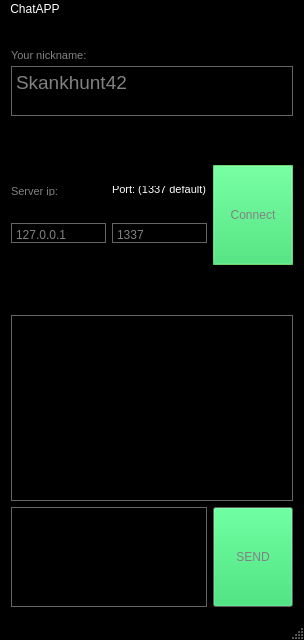
<?xml version="1.0" encoding="UTF-8"?>
<ui version="4.0">
 <class>ChatMeUp</class>
 <widget class="QMainWindow" name="ChatMeUp">
  <property name="geometry">
   <rect>
    <x>0</x>
    <y>0</y>
    <width>304</width>
    <height>640</height>
   </rect>
  </property>
  <property name="palette">
   <palette>
    <active>
     <colorrole role="WindowText">
      <brush brushstyle="SolidPattern">
       <color alpha="255">
        <red>0</red>
        <green>0</green>
        <blue>0</blue>
       </color>
      </brush>
     </colorrole>
     <colorrole role="Button">
      <brush brushstyle="SolidPattern">
       <color alpha="255">
        <red>30</red>
        <green>215</green>
        <blue>96</blue>
       </color>
      </brush>
     </colorrole>
     <colorrole role="Light">
      <brush brushstyle="SolidPattern">
       <color alpha="255">
        <red>255</red>
        <green>255</green>
        <blue>255</blue>
       </color>
      </brush>
     </colorrole>
     <colorrole role="Midlight">
      <brush brushstyle="SolidPattern">
       <color alpha="255">
        <red>255</red>
        <green>170</green>
        <blue>255</blue>
       </color>
      </brush>
     </colorrole>
     <colorrole role="Mid">
      <brush brushstyle="SolidPattern">
       <color alpha="255">
        <red>0</red>
        <green>0</green>
        <blue>0</blue>
       </color>
      </brush>
     </colorrole>
     <colorrole role="Text">
      <brush brushstyle="SolidPattern">
       <color alpha="255">
        <red>255</red>
        <green>255</green>
        <blue>255</blue>
       </color>
      </brush>
     </colorrole>
     <colorrole role="BrightText">
      <brush brushstyle="SolidPattern">
       <color alpha="255">
        <red>255</red>
        <green>255</green>
        <blue>255</blue>
       </color>
      </brush>
     </colorrole>
     <colorrole role="ButtonText">
      <brush brushstyle="SolidPattern">
       <color alpha="255">
        <red>255</red>
        <green>255</green>
        <blue>255</blue>
       </color>
      </brush>
     </colorrole>
     <colorrole role="Base">
      <brush brushstyle="SolidPattern">
       <color alpha="255">
        <red>130</red>
        <green>130</green>
        <blue>130</blue>
       </color>
      </brush>
     </colorrole>
     <colorrole role="Window">
      <brush brushstyle="SolidPattern">
       <color alpha="255">
        <red>0</red>
        <green>0</green>
        <blue>0</blue>
       </color>
      </brush>
     </colorrole>
     <colorrole role="Shadow">
      <brush brushstyle="SolidPattern">
       <color alpha="255">
        <red>0</red>
        <green>0</green>
        <blue>0</blue>
       </color>
      </brush>
     </colorrole>
     <colorrole role="Highlight">
      <brush brushstyle="SolidPattern">
       <color alpha="102">
        <red>106</red>
        <green>227</green>
        <blue>104</blue>
       </color>
      </brush>
     </colorrole>
     <colorrole role="AlternateBase">
      <brush brushstyle="SolidPattern">
       <color alpha="255">
        <red>255</red>
        <green>255</green>
        <blue>255</blue>
       </color>
      </brush>
     </colorrole>
     <colorrole role="NoRole">
      <brush brushstyle="SolidPattern">
       <color alpha="255">
        <red>255</red>
        <green>255</green>
        <blue>255</blue>
       </color>
      </brush>
     </colorrole>
    </active>
    <inactive>
     <colorrole role="WindowText">
      <brush brushstyle="SolidPattern">
       <color alpha="255">
        <red>0</red>
        <green>0</green>
        <blue>0</blue>
       </color>
      </brush>
     </colorrole>
     <colorrole role="Button">
      <brush brushstyle="SolidPattern">
       <color alpha="255">
        <red>30</red>
        <green>215</green>
        <blue>96</blue>
       </color>
      </brush>
     </colorrole>
     <colorrole role="Light">
      <brush brushstyle="SolidPattern">
       <color alpha="255">
        <red>235</red>
        <green>235</green>
        <blue>235</blue>
       </color>
      </brush>
     </colorrole>
     <colorrole role="Midlight">
      <brush brushstyle="SolidPattern">
       <color alpha="255">
        <red>255</red>
        <green>170</green>
        <blue>255</blue>
       </color>
      </brush>
     </colorrole>
     <colorrole role="Mid">
      <brush brushstyle="SolidPattern">
       <color alpha="255">
        <red>0</red>
        <green>0</green>
        <blue>0</blue>
       </color>
      </brush>
     </colorrole>
     <colorrole role="Text">
      <brush brushstyle="SolidPattern">
       <color alpha="255">
        <red>255</red>
        <green>255</green>
        <blue>255</blue>
       </color>
      </brush>
     </colorrole>
     <colorrole role="BrightText">
      <brush brushstyle="SolidPattern">
       <color alpha="255">
        <red>255</red>
        <green>255</green>
        <blue>255</blue>
       </color>
      </brush>
     </colorrole>
     <colorrole role="ButtonText">
      <brush brushstyle="SolidPattern">
       <color alpha="255">
        <red>255</red>
        <green>255</green>
        <blue>255</blue>
       </color>
      </brush>
     </colorrole>
     <colorrole role="Base">
      <brush brushstyle="SolidPattern">
       <color alpha="255">
        <red>130</red>
        <green>130</green>
        <blue>130</blue>
       </color>
      </brush>
     </colorrole>
     <colorrole role="Window">
      <brush brushstyle="SolidPattern">
       <color alpha="255">
        <red>0</red>
        <green>0</green>
        <blue>0</blue>
       </color>
      </brush>
     </colorrole>
     <colorrole role="Shadow">
      <brush brushstyle="SolidPattern">
       <color alpha="255">
        <red>0</red>
        <green>0</green>
        <blue>0</blue>
       </color>
      </brush>
     </colorrole>
     <colorrole role="Highlight">
      <brush brushstyle="SolidPattern">
       <color alpha="102">
        <red>106</red>
        <green>227</green>
        <blue>104</blue>
       </color>
      </brush>
     </colorrole>
     <colorrole role="AlternateBase">
      <brush brushstyle="SolidPattern">
       <color alpha="255">
        <red>255</red>
        <green>255</green>
        <blue>255</blue>
       </color>
      </brush>
     </colorrole>
     <colorrole role="NoRole">
      <brush brushstyle="SolidPattern">
       <color alpha="255">
        <red>255</red>
        <green>255</green>
        <blue>255</blue>
       </color>
      </brush>
     </colorrole>
    </inactive>
    <disabled>
     <colorrole role="WindowText">
      <brush brushstyle="SolidPattern">
       <color alpha="127">
        <red>255</red>
        <green>255</green>
        <blue>255</blue>
       </color>
      </brush>
     </colorrole>
     <colorrole role="Button">
      <brush brushstyle="SolidPattern">
       <color alpha="255">
        <red>30</red>
        <green>215</green>
        <blue>96</blue>
       </color>
      </brush>
     </colorrole>
     <colorrole role="Light">
      <brush brushstyle="SolidPattern">
       <color alpha="255">
        <red>235</red>
        <green>235</green>
        <blue>235</blue>
       </color>
      </brush>
     </colorrole>
     <colorrole role="Midlight">
      <brush brushstyle="SolidPattern">
       <color alpha="255">
        <red>255</red>
        <green>170</green>
        <blue>255</blue>
       </color>
      </brush>
     </colorrole>
     <colorrole role="Mid">
      <brush brushstyle="SolidPattern">
       <color alpha="255">
        <red>0</red>
        <green>0</green>
        <blue>0</blue>
       </color>
      </brush>
     </colorrole>
     <colorrole role="Text">
      <brush brushstyle="SolidPattern">
       <color alpha="127">
        <red>255</red>
        <green>255</green>
        <blue>255</blue>
       </color>
      </brush>
     </colorrole>
     <colorrole role="BrightText">
      <brush brushstyle="SolidPattern">
       <color alpha="255">
        <red>255</red>
        <green>255</green>
        <blue>255</blue>
       </color>
      </brush>
     </colorrole>
     <colorrole role="ButtonText">
      <brush brushstyle="SolidPattern">
       <color alpha="255">
        <red>231</red>
        <green>231</green>
        <blue>231</blue>
       </color>
      </brush>
     </colorrole>
     <colorrole role="Base">
      <brush brushstyle="SolidPattern">
       <color alpha="255">
        <red>68</red>
        <green>68</green>
        <blue>68</blue>
       </color>
      </brush>
     </colorrole>
     <colorrole role="Window">
      <brush brushstyle="SolidPattern">
       <color alpha="255">
        <red>68</red>
        <green>68</green>
        <blue>68</blue>
       </color>
      </brush>
     </colorrole>
     <colorrole role="Shadow">
      <brush brushstyle="SolidPattern">
       <color alpha="255">
        <red>0</red>
        <green>0</green>
        <blue>0</blue>
       </color>
      </brush>
     </colorrole>
     <colorrole role="Highlight">
      <brush brushstyle="SolidPattern">
       <color alpha="102">
        <red>0</red>
        <green>0</green>
        <blue>0</blue>
       </color>
      </brush>
     </colorrole>
     <colorrole role="AlternateBase">
      <brush brushstyle="SolidPattern">
       <color alpha="255">
        <red>255</red>
        <green>255</green>
        <blue>255</blue>
       </color>
      </brush>
     </colorrole>
     <colorrole role="NoRole">
      <brush brushstyle="SolidPattern">
       <color alpha="255">
        <red>255</red>
        <green>255</green>
        <blue>255</blue>
       </color>
      </brush>
     </colorrole>
    </disabled>
   </palette>
  </property>
  <property name="windowTitle">
   <string>ChatMeUp</string>
  </property>
  <property name="layoutDirection">
   <enum>Qt::LeftToRight</enum>
  </property>
  <property name="autoFillBackground">
   <bool>false</bool>
  </property>
  <widget class="QWidget" name="centralWidget">
   <property name="palette">
    <palette>
     <active>
      <colorrole role="WindowText">
       <brush brushstyle="SolidPattern">
        <color alpha="255">
         <red>130</red>
         <green>130</green>
         <blue>130</blue>
        </color>
       </brush>
      </colorrole>
      <colorrole role="Dark">
       <brush brushstyle="SolidPattern">
        <color alpha="255">
         <red>170</red>
         <green>255</green>
         <blue>255</blue>
        </color>
       </brush>
      </colorrole>
      <colorrole role="Mid">
       <brush brushstyle="SolidPattern">
        <color alpha="255">
         <red>170</red>
         <green>0</green>
         <blue>0</blue>
        </color>
       </brush>
      </colorrole>
      <colorrole role="Text">
       <brush brushstyle="SolidPattern">
        <color alpha="255">
         <red>130</red>
         <green>130</green>
         <blue>130</blue>
        </color>
       </brush>
      </colorrole>
      <colorrole role="BrightText">
       <brush brushstyle="SolidPattern">
        <color alpha="255">
         <red>130</red>
         <green>130</green>
         <blue>130</blue>
        </color>
       </brush>
      </colorrole>
      <colorrole role="ButtonText">
       <brush brushstyle="SolidPattern">
        <color alpha="255">
         <red>130</red>
         <green>130</green>
         <blue>130</blue>
        </color>
       </brush>
      </colorrole>
      <colorrole role="Base">
       <brush brushstyle="SolidPattern">
        <color alpha="255">
         <red>0</red>
         <green>0</green>
         <blue>0</blue>
        </color>
       </brush>
      </colorrole>
      <colorrole role="Window">
       <brush brushstyle="SolidPattern">
        <color alpha="255">
         <red>130</red>
         <green>130</green>
         <blue>130</blue>
        </color>
       </brush>
      </colorrole>
      <colorrole role="Shadow">
       <brush brushstyle="SolidPattern">
        <color alpha="255">
         <red>255</red>
         <green>255</green>
         <blue>255</blue>
        </color>
       </brush>
      </colorrole>
      <colorrole role="ToolTipBase">
       <brush brushstyle="SolidPattern">
        <color alpha="102">
         <red>255</red>
         <green>255</green>
         <blue>255</blue>
        </color>
       </brush>
      </colorrole>
     </active>
     <inactive>
      <colorrole role="WindowText">
       <brush brushstyle="SolidPattern">
        <color alpha="255">
         <red>130</red>
         <green>130</green>
         <blue>130</blue>
        </color>
       </brush>
      </colorrole>
      <colorrole role="Dark">
       <brush brushstyle="SolidPattern">
        <color alpha="255">
         <red>170</red>
         <green>255</green>
         <blue>255</blue>
        </color>
       </brush>
      </colorrole>
      <colorrole role="Mid">
       <brush brushstyle="SolidPattern">
        <color alpha="255">
         <red>170</red>
         <green>0</green>
         <blue>0</blue>
        </color>
       </brush>
      </colorrole>
      <colorrole role="Text">
       <brush brushstyle="SolidPattern">
        <color alpha="255">
         <red>130</red>
         <green>130</green>
         <blue>130</blue>
        </color>
       </brush>
      </colorrole>
      <colorrole role="BrightText">
       <brush brushstyle="SolidPattern">
        <color alpha="255">
         <red>130</red>
         <green>130</green>
         <blue>130</blue>
        </color>
       </brush>
      </colorrole>
      <colorrole role="ButtonText">
       <brush brushstyle="SolidPattern">
        <color alpha="255">
         <red>130</red>
         <green>130</green>
         <blue>130</blue>
        </color>
       </brush>
      </colorrole>
      <colorrole role="Base">
       <brush brushstyle="SolidPattern">
        <color alpha="255">
         <red>0</red>
         <green>0</green>
         <blue>0</blue>
        </color>
       </brush>
      </colorrole>
      <colorrole role="Window">
       <brush brushstyle="SolidPattern">
        <color alpha="255">
         <red>130</red>
         <green>130</green>
         <blue>130</blue>
        </color>
       </brush>
      </colorrole>
      <colorrole role="Shadow">
       <brush brushstyle="SolidPattern">
        <color alpha="255">
         <red>255</red>
         <green>255</green>
         <blue>255</blue>
        </color>
       </brush>
      </colorrole>
      <colorrole role="ToolTipBase">
       <brush brushstyle="SolidPattern">
        <color alpha="102">
         <red>255</red>
         <green>255</green>
         <blue>255</blue>
        </color>
       </brush>
      </colorrole>
     </inactive>
     <disabled>
      <colorrole role="WindowText">
       <brush brushstyle="SolidPattern">
        <color alpha="255">
         <red>170</red>
         <green>255</green>
         <blue>255</blue>
        </color>
       </brush>
      </colorrole>
      <colorrole role="Dark">
       <brush brushstyle="SolidPattern">
        <color alpha="255">
         <red>170</red>
         <green>255</green>
         <blue>255</blue>
        </color>
       </brush>
      </colorrole>
      <colorrole role="Mid">
       <brush brushstyle="SolidPattern">
        <color alpha="255">
         <red>170</red>
         <green>0</green>
         <blue>0</blue>
        </color>
       </brush>
      </colorrole>
      <colorrole role="Text">
       <brush brushstyle="SolidPattern">
        <color alpha="255">
         <red>170</red>
         <green>255</green>
         <blue>255</blue>
        </color>
       </brush>
      </colorrole>
      <colorrole role="BrightText">
       <brush brushstyle="SolidPattern">
        <color alpha="255">
         <red>130</red>
         <green>130</green>
         <blue>130</blue>
        </color>
       </brush>
      </colorrole>
      <colorrole role="ButtonText">
       <brush brushstyle="SolidPattern">
        <color alpha="255">
         <red>170</red>
         <green>255</green>
         <blue>255</blue>
        </color>
       </brush>
      </colorrole>
      <colorrole role="Base">
       <brush brushstyle="SolidPattern">
        <color alpha="255">
         <red>130</red>
         <green>130</green>
         <blue>130</blue>
        </color>
       </brush>
      </colorrole>
      <colorrole role="Window">
       <brush brushstyle="SolidPattern">
        <color alpha="255">
         <red>130</red>
         <green>130</green>
         <blue>130</blue>
        </color>
       </brush>
      </colorrole>
      <colorrole role="Shadow">
       <brush brushstyle="SolidPattern">
        <color alpha="255">
         <red>255</red>
         <green>255</green>
         <blue>255</blue>
        </color>
       </brush>
      </colorrole>
      <colorrole role="ToolTipBase">
       <brush brushstyle="SolidPattern">
        <color alpha="102">
         <red>255</red>
         <green>255</green>
         <blue>255</blue>
        </color>
       </brush>
      </colorrole>
     </disabled>
    </palette>
   </property>
   <layout class="QHBoxLayout" name="horizontalLayout_14">
    <item>
     <layout class="QVBoxLayout" name="verticalLayout_10"/>
    </item>
    <item>
     <layout class="QVBoxLayout" name="verticalLayout_5">
      <item>
       <layout class="QVBoxLayout" name="verticalLayout_9">
        <item>
         <widget class="QLabel" name="lbl_connectionStatus">
          <property name="enabled">
           <bool>true</bool>
          </property>
          <property name="sizePolicy">
           <sizepolicy hsizetype="Maximum" vsizetype="Maximum">
            <horstretch>0</horstretch>
            <verstretch>0</verstretch>
           </sizepolicy>
          </property>
          <property name="maximumSize">
           <size>
            <width>230</width>
            <height>250</height>
           </size>
          </property>
          <property name="baseSize">
           <size>
            <width>100</width>
            <height>100</height>
           </size>
          </property>
          <property name="layoutDirection">
           <enum>Qt::LeftToRight</enum>
          </property>
          <property name="autoFillBackground">
           <bool>false</bool>
          </property>
          <property name="text">
           <string/>
          </property>
          <property name="pixmap">
           <pixmap resource="resources.qrc">:/resources/conn.png</pixmap>
          </property>
          <property name="scaledContents">
           <bool>true</bool>
          </property>
          <property name="alignment">
           <set>Qt::AlignHCenter|Qt::AlignTop</set>
          </property>
         </widget>
        </item>
       </layout>
      </item>
      <item>
       <widget class="QLabel" name="lbl_nickname">
        <property name="maximumSize">
         <size>
          <width>16777215</width>
          <height>10</height>
         </size>
        </property>
        <property name="font">
         <font>
          <pointsize>8</pointsize>
         </font>
        </property>
        <property name="text">
         <string>Your nickname:</string>
        </property>
       </widget>
      </item>
      <item>
       <widget class="QTextEdit" name="inpt_username">
        <property name="sizePolicy">
         <sizepolicy hsizetype="Maximum" vsizetype="Maximum">
          <horstretch>0</horstretch>
          <verstretch>0</verstretch>
         </sizepolicy>
        </property>
        <property name="maximumSize">
         <size>
          <width>100000</width>
          <height>50</height>
         </size>
        </property>
        <property name="font">
         <font>
          <pointsize>14</pointsize>
         </font>
        </property>
        <property name="html">
         <string>&lt;!DOCTYPE HTML PUBLIC &quot;-//W3C//DTD HTML 4.0//EN&quot; &quot;http://www.w3.org/TR/REC-html40/strict.dtd&quot;&gt;
&lt;html&gt;&lt;head&gt;&lt;meta name=&quot;qrichtext&quot; content=&quot;1&quot; /&gt;&lt;style type=&quot;text/css&quot;&gt;
p, li { white-space: pre-wrap; }
&lt;/style&gt;&lt;/head&gt;&lt;body style=&quot; font-family:'MS Shell Dlg 2'; font-size:14pt; font-weight:400; font-style:normal;&quot;&gt;
&lt;p style=&quot; margin-top:0px; margin-bottom:0px; margin-left:0px; margin-right:0px; -qt-block-indent:0; text-indent:0px;&quot;&gt;Skankhunt42&lt;/p&gt;&lt;/body&gt;&lt;/html&gt;</string>
        </property>
       </widget>
      </item>
      <item>
       <layout class="QVBoxLayout" name="verticalLayout_7">
        <item>
         <layout class="QHBoxLayout" name="horizontalLayout_2">
          <item>
           <layout class="QHBoxLayout" name="horizontalLayout">
            <item>
             <layout class="QVBoxLayout" name="verticalLayout_2">
              <item>
               <widget class="QLabel" name="lbl_serverIp">
                <property name="maximumSize">
                 <size>
                  <width>16777215</width>
                  <height>10</height>
                 </size>
                </property>
                <property name="font">
                 <font>
                  <pointsize>8</pointsize>
                 </font>
                </property>
                <property name="text">
                 <string>Server ip:</string>
                </property>
               </widget>
              </item>
              <item>
               <widget class="QPlainTextEdit" name="input_ip">
                <property name="maximumSize">
                 <size>
                  <width>16777215</width>
                  <height>20</height>
                 </size>
                </property>
                <property name="verticalScrollBarPolicy">
                 <enum>Qt::ScrollBarAlwaysOff</enum>
                </property>
                <property name="horizontalScrollBarPolicy">
                 <enum>Qt::ScrollBarAlwaysOff</enum>
                </property>
                <property name="tabChangesFocus">
                 <bool>true</bool>
                </property>
                <property name="plainText">
                 <string>127.0.0.1
</string>
                </property>
               </widget>
              </item>
             </layout>
            </item>
            <item>
             <layout class="QVBoxLayout" name="verticalLayout">
              <item>
               <widget class="QLabel" name="lbl_serverport">
                <property name="maximumSize">
                 <size>
                  <width>16777215</width>
                  <height>10</height>
                 </size>
                </property>
                <property name="palette">
                 <palette>
                  <active>
                   <colorrole role="WindowText">
                    <brush brushstyle="SolidPattern">
                     <color alpha="255">
                      <red>255</red>
                      <green>255</green>
                      <blue>255</blue>
                     </color>
                    </brush>
                   </colorrole>
                   <colorrole role="Dark">
                    <brush brushstyle="SolidPattern">
                     <color alpha="255">
                      <red>170</red>
                      <green>255</green>
                      <blue>255</blue>
                     </color>
                    </brush>
                   </colorrole>
                   <colorrole role="Mid">
                    <brush brushstyle="SolidPattern">
                     <color alpha="255">
                      <red>255</red>
                      <green>255</green>
                      <blue>255</blue>
                     </color>
                    </brush>
                   </colorrole>
                   <colorrole role="Text">
                    <brush brushstyle="SolidPattern">
                     <color alpha="255">
                      <red>255</red>
                      <green>255</green>
                      <blue>255</blue>
                     </color>
                    </brush>
                   </colorrole>
                   <colorrole role="ButtonText">
                    <brush brushstyle="SolidPattern">
                     <color alpha="255">
                      <red>255</red>
                      <green>255</green>
                      <blue>255</blue>
                     </color>
                    </brush>
                   </colorrole>
                  </active>
                  <inactive>
                   <colorrole role="WindowText">
                    <brush brushstyle="SolidPattern">
                     <color alpha="255">
                      <red>255</red>
                      <green>255</green>
                      <blue>255</blue>
                     </color>
                    </brush>
                   </colorrole>
                   <colorrole role="Dark">
                    <brush brushstyle="SolidPattern">
                     <color alpha="255">
                      <red>170</red>
                      <green>255</green>
                      <blue>255</blue>
                     </color>
                    </brush>
                   </colorrole>
                   <colorrole role="Mid">
                    <brush brushstyle="SolidPattern">
                     <color alpha="255">
                      <red>255</red>
                      <green>255</green>
                      <blue>255</blue>
                     </color>
                    </brush>
                   </colorrole>
                   <colorrole role="Text">
                    <brush brushstyle="SolidPattern">
                     <color alpha="255">
                      <red>255</red>
                      <green>255</green>
                      <blue>255</blue>
                     </color>
                    </brush>
                   </colorrole>
                   <colorrole role="ButtonText">
                    <brush brushstyle="SolidPattern">
                     <color alpha="255">
                      <red>255</red>
                      <green>255</green>
                      <blue>255</blue>
                     </color>
                    </brush>
                   </colorrole>
                  </inactive>
                  <disabled>
                   <colorrole role="WindowText">
                    <brush brushstyle="SolidPattern">
                     <color alpha="255">
                      <red>170</red>
                      <green>255</green>
                      <blue>255</blue>
                     </color>
                    </brush>
                   </colorrole>
                   <colorrole role="Dark">
                    <brush brushstyle="SolidPattern">
                     <color alpha="255">
                      <red>170</red>
                      <green>255</green>
                      <blue>255</blue>
                     </color>
                    </brush>
                   </colorrole>
                   <colorrole role="Mid">
                    <brush brushstyle="SolidPattern">
                     <color alpha="255">
                      <red>255</red>
                      <green>255</green>
                      <blue>255</blue>
                     </color>
                    </brush>
                   </colorrole>
                   <colorrole role="Text">
                    <brush brushstyle="SolidPattern">
                     <color alpha="255">
                      <red>170</red>
                      <green>255</green>
                      <blue>255</blue>
                     </color>
                    </brush>
                   </colorrole>
                   <colorrole role="ButtonText">
                    <brush brushstyle="SolidPattern">
                     <color alpha="255">
                      <red>170</red>
                      <green>255</green>
                      <blue>255</blue>
                     </color>
                    </brush>
                   </colorrole>
                  </disabled>
                 </palette>
                </property>
                <property name="font">
                 <font>
                  <pointsize>8</pointsize>
                 </font>
                </property>
                <property name="text">
                 <string>Port: (1337 default)</string>
                </property>
                <property name="scaledContents">
                 <bool>false</bool>
                </property>
                <property name="alignment">
                 <set>Qt::AlignBottom|Qt::AlignLeading|Qt::AlignLeft</set>
                </property>
               </widget>
              </item>
              <item>
               <widget class="QPlainTextEdit" name="input_port">
                <property name="enabled">
                 <bool>true</bool>
                </property>
                <property name="sizePolicy">
                 <sizepolicy hsizetype="Maximum" vsizetype="Maximum">
                  <horstretch>0</horstretch>
                  <verstretch>0</verstretch>
                 </sizepolicy>
                </property>
                <property name="maximumSize">
                 <size>
                  <width>100000</width>
                  <height>20</height>
                 </size>
                </property>
                <property name="verticalScrollBarPolicy">
                 <enum>Qt::ScrollBarAlwaysOff</enum>
                </property>
                <property name="horizontalScrollBarPolicy">
                 <enum>Qt::ScrollBarAlwaysOff</enum>
                </property>
                <property name="plainText">
                 <string>1337
</string>
                </property>
               </widget>
              </item>
             </layout>
            </item>
           </layout>
          </item>
          <item>
           <widget class="QPushButton" name="btn_connect">
            <property name="sizePolicy">
             <sizepolicy hsizetype="MinimumExpanding" vsizetype="MinimumExpanding">
              <horstretch>0</horstretch>
              <verstretch>0</verstretch>
             </sizepolicy>
            </property>
            <property name="maximumSize">
             <size>
              <width>16777215</width>
              <height>100</height>
             </size>
            </property>
            <property name="autoFillBackground">
             <bool>true</bool>
            </property>
            <property name="text">
             <string>Connect</string>
            </property>
            <property name="checkable">
             <bool>false</bool>
            </property>
            <property name="autoDefault">
             <bool>false</bool>
            </property>
            <property name="default">
             <bool>true</bool>
            </property>
            <property name="flat">
             <bool>false</bool>
            </property>
           </widget>
          </item>
         </layout>
        </item>
        <item>
         <layout class="QHBoxLayout" name="horizontalLayout_8"/>
        </item>
       </layout>
      </item>
      <item>
       <layout class="QHBoxLayout" name="horizontalLayout_13">
        <item>
         <widget class="QTextEdit" name="lbl_messages">
          <property name="minimumSize">
           <size>
            <width>0</width>
            <height>0</height>
           </size>
          </property>
          <property name="maximumSize">
           <size>
            <width>1000</width>
            <height>1000</height>
           </size>
          </property>
          <property name="font">
           <font>
            <family>Comic Sans MS</family>
            <pointsize>11</pointsize>
           </font>
          </property>
          <property name="tabletTracking">
           <bool>false</bool>
          </property>
          <property name="frameShape">
           <enum>QFrame::StyledPanel</enum>
          </property>
          <property name="verticalScrollBarPolicy">
           <enum>Qt::ScrollBarAlwaysOff</enum>
          </property>
          <property name="horizontalScrollBarPolicy">
           <enum>Qt::ScrollBarAlwaysOff</enum>
          </property>
          <property name="sizeAdjustPolicy">
           <enum>QAbstractScrollArea::AdjustToContents</enum>
          </property>
          <property name="autoFormatting">
           <set>QTextEdit::AutoAll</set>
          </property>
          <property name="readOnly">
           <bool>true</bool>
          </property>
         </widget>
        </item>
       </layout>
      </item>
      <item>
       <layout class="QVBoxLayout" name="verticalLayout_8">
        <item>
         <layout class="QHBoxLayout" name="horizontalLayout_12">
          <item>
           <widget class="QTextEdit" name="inpt_msg">
            <property name="maximumSize">
             <size>
              <width>16777215</width>
              <height>100</height>
             </size>
            </property>
           </widget>
          </item>
          <item>
           <widget class="QPushButton" name="btn_sendMsg">
            <property name="minimumSize">
             <size>
              <width>0</width>
              <height>100</height>
             </size>
            </property>
            <property name="text">
             <string>SEND</string>
            </property>
           </widget>
          </item>
         </layout>
        </item>
       </layout>
      </item>
     </layout>
    </item>
   </layout>
  </widget>
  <widget class="QMenuBar" name="menuBar">
   <property name="geometry">
    <rect>
     <x>0</x>
     <y>0</y>
     <width>304</width>
     <height>20</height>
    </rect>
   </property>
   <widget class="QMenu" name="menuChatMeUp">
    <property name="title">
     <string>ChatAPP</string>
    </property>
    <addaction name="actionDisconnect"/>
    <addaction name="actionQuit"/>
   </widget>
   <addaction name="menuChatMeUp"/>
  </widget>
  <widget class="QStatusBar" name="statusBar"/>
  <action name="actionQuit">
   <property name="text">
    <string>Quit</string>
   </property>
  </action>
  <action name="actionDisconnect">
   <property name="text">
    <string>Disconnect</string>
   </property>
  </action>
 </widget>
 <layoutdefault spacing="6" margin="11"/>
 <resources>
  <include location="resources.qrc"/>
 </resources>
 <connections/>
</ui>
